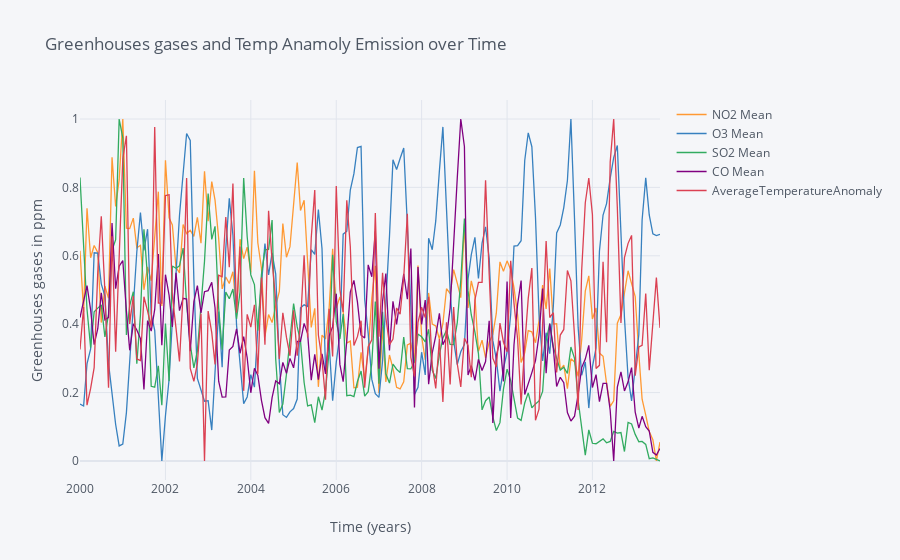

This figure's notebook cell:
### Markdown cell above
### Built an interactive graph which shows Greenhouse gases emission over time

### Code cell
data.iplot(kind='line', xTitle='Time (years)',yTitle='Greenhouses gases in ppm', title='Greenhouses gases and Temp Anamoly Emission over Time')

### Figure 1 — Plotly figure (JSON) as saved in the notebook; plotly's stock layout.template omitted (floating-point values rounded to 4 significant figures; data arrays with more than 128 entries replaced by an {"elided": "..."} marker saying what was removed)
{"data": [{"line": {"color": "rgba(255, 153, 51, 1.0)", "dash": "solid", "shape": "linear", "width": 1.3}, "mode": "lines", "name": "NO2 Mean", "text": "", "type": "scatter", "x": {"elided": "164 str values"}, "y": {"elided": "164 float values"}}, {"line": {"color": "rgba(55, 128, 191, 1.0)", "dash": "solid", "shape": "linear", "width": 1.3}, "mode": "lines", "name": "O3 Mean", "text": "", "type": "scatter", "x": {"elided": "164 str values"}, "y": {"elided": "164 float values"}}, {"line": {"color": "rgba(50, 171, 96, 1.0)", "dash": "solid", "shape": "linear", "width": 1.3}, "mode": "lines", "name": "SO2 Mean", "text": "", "type": "scatter", "x": {"elided": "164 str values"}, "y": {"elided": "164 float values"}}, {"line": {"color": "rgba(128, 0, 128, 1.0)", "dash": "solid", "shape": "linear", "width": 1.3}, "mode": "lines", "name": "CO Mean", "text": "", "type": "scatter", "x": {"elided": "164 str values"}, "y": {"elided": "164 float values"}}, {"line": {"color": "rgba(219, 64, 82, 1.0)", "dash": "solid", "shape": "linear", "width": 1.3}, "mode": "lines", "name": "AverageTemperatureAnomaly", "text": "", "type": "scatter", "x": {"elided": "164 str values"}, "y": {"elided": "164 float values"}}], "layout": {"legend": {"bgcolor": "#F5F6F9", "font": {"color": "#4D5663"}}, "paper_bgcolor": "#F5F6F9", "plot_bgcolor": "#F5F6F9", "title": {"font": {"color": "#4D5663"}, "text": "Greenhouses gases and Temp Anamoly Emission over Time"}, "xaxis": {"gridcolor": "#E1E5ED", "showgrid": true, "tickfont": {"color": "#4D5663"}, "title": {"font": {"color": "#4D5663"}, "text": "Time (years)"}, "zerolinecolor": "#E1E5ED"}, "yaxis": {"gridcolor": "#E1E5ED", "showgrid": true, "tickfont": {"color": "#4D5663"}, "title": {"font": {"color": "#4D5663"}, "text": "Greenhouses gases in ppm"}, "zerolinecolor": "#E1E5ED"}}}
